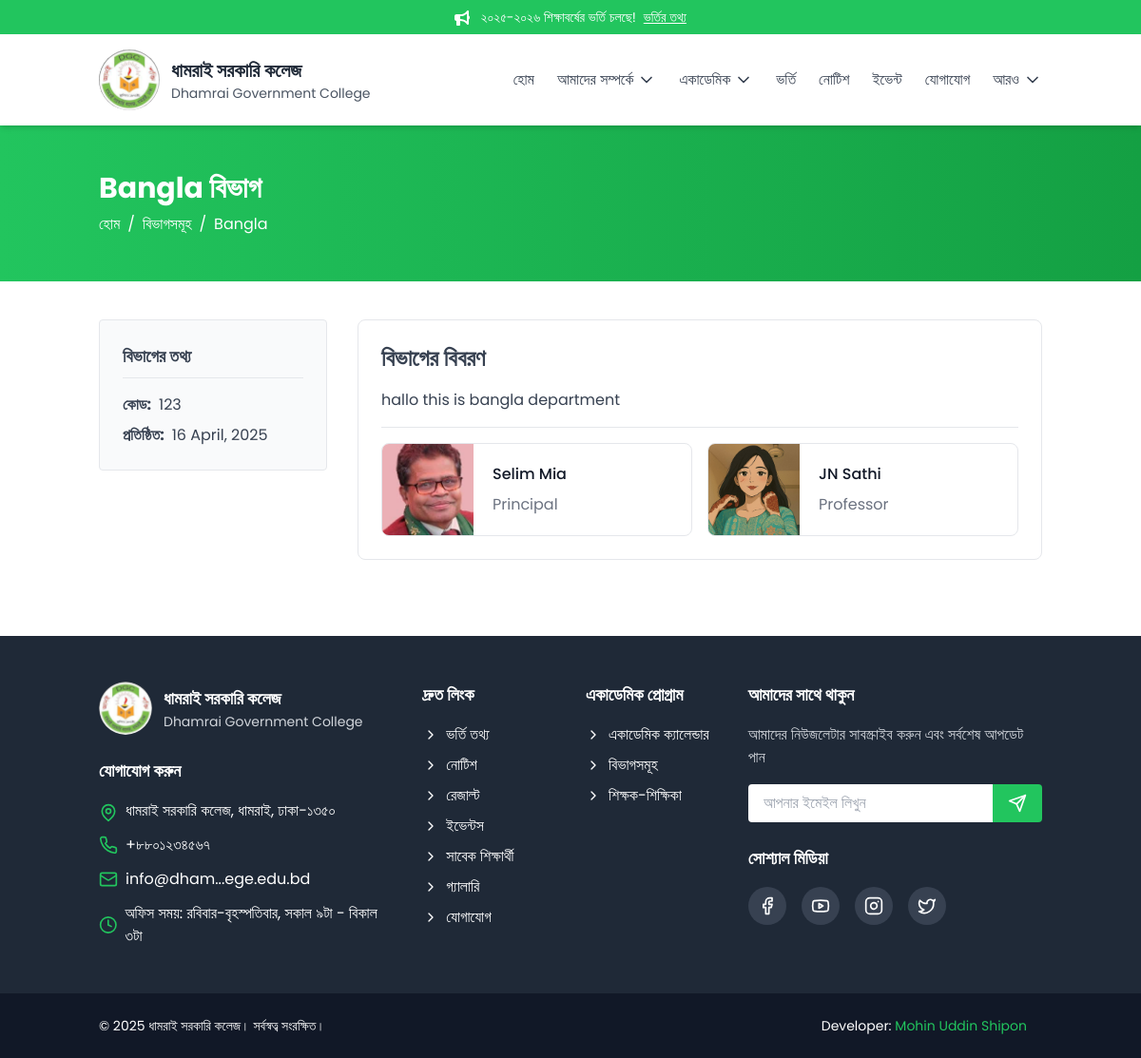
Screenshot of /department/bangla/ with the database file from the repository.
### core/models.py (models this page shows, shortened)
class Department(models.Model):
    name = models.CharField(max_length=100)
    code = models.CharField(max_length=10)
    description = models.TextField(null=True)
    department_head = models.ForeignKey('Faculty', on_delete=models.SET_NULL, null=True, blank=True, related_name='head_of_department')
    established = models.DateField()
    slug = models.SlugField(unique=True, blank=True)

class Faculty(models.Model):
    DESIGNATION_CHOICES = [
        ('Principal', 'Principal'),
        ('Vice Principal', 'Vice Principal'),
        ('Professor', 'Professor'),
        ('Associate Professor', 'Associate Professor'),
        ('Assistant Professor', 'Assistant Professor'),
        ('Lecturer', 'Lecturer'),
        ('Staff', 'Staff'),
    ]
    name = models.CharField(max_length=100)
    designation = models.CharField(max_length=50, choices=DESIGNATION_CHOICES)
    department = models.ForeignKey(Department, on_delete=models.SET_NULL, null=True, blank=True)
    education = models.TextField(null=True)
    bio = models.TextField(null=True)
    photo = models.ImageField(upload_to='faculty/', null=True, blank=True)
    email = models.EmailField(blank=True, null=True)
    phone = models.CharField(max_length=20, blank=True, null=True)
    join_date = models.DateField()
    is_featured = models.BooleanField(default=False)
    slug = models.SlugField(unique=True, blank=True)
    class Meta:
        verbose_name_plural = "Faculty Members"

### core/views.py (the view)
# urls.py: path('department/<slug:slug>/', views.DepartmentDetailView.as_view(), name='department_detail'),
class DepartmentDetailView(DetailView):
    model = Department
    template_name = 'department_detail.html'
    context_object_name = 'department'
    def get_context_data(self, **kwargs):
        context = super().get_context_data(**kwargs)
        department = self.get_object()
        context['faculty'] = Faculty.objects.filter(department=department)
        context['programs'] = Program.objects.filter(department=department)
        return context

### templates/department_detail.html (shortened to what this page needs)
{% extends "base.html" %}
{% load static %}
{% block content %}
<div class="bg-gradient-to-r from-primary to-primary-dark text-white py-12">
    <div class="container mx-auto px-4">
        <h1 class="text-3xl font-bold mb-2">{{ department.name }} বিভাগ</h1>
        <div class="flex items-center text">
            <a href="/" class="hover:text-primary-light transition-colors duration-200">হোম</a>
            <span class="mx-2">/</span>
            <a href="{% url 'core:departments' %}" class="hover:text-primary-light transition-colors duration-200">বিভাগসমূহ</a>
            <span class="mx-2">/</span>
            <span>{{ department.name }}</span>
        </div>
    </div>
</div>
<section class="py-10 bg-white">
    <div class="container mx-auto px-4">
        <div class="flex flex-col lg:flex-row gap-8">
            <div class="lg:w-1/4">
                <div class="bg-gray-50 border border-gray-200 rounded p-6 sticky top-24">
                    <h3 class="text-lg font-semibold mb-4 pb-2 border-b border-gray-200">বিভাগের তথ্য</h3>
                    <ul class="space-y-2">
                        <li class="flex items-center text-gray-700">
                            <strong class="mr-2">কোড:</strong> {{ department.code }}
                        </li>
                        <li class="flex items-center text-gray-700">
                            <strong class="mr-2">প্রতিষ্ঠিত:</strong> {{ department.established|date:"d F, Y" }}
                        </li>
                    </ul>
                </div>
            </div>
            <div class="lg:w-3/4 ">
                <div class="bg-white border border-gray-200 rounded-lg p-6 mb-10 divide-y spacing-y-4">
                    <div>
                        <h2 class="text-2xl font-semibold mb-4">বিভাগের বিবরণ</h2>
                        <p class="mb-4 text-gray-700">{{ department.description }}</p>
                    </div>
                    <div>
                        {% if faculty %}
                        <div class="m-4 lg:m-8 grid grid-cols-1 lg:grid-cols-2 gap-4">
                            {% for item in faculty %}
                                <div class="w-full">
                                    <a href="{% url 'core:faculty_detail' item.slug %}" class="h-full flex items-center cursor-pointer overflow-hidden border border-gray-200 rounded-lg hover:border-primary transition duration-300 ease-in-out">
                                    <img alt="team" class="h-24 w-24 bg-gray-100 object-cover object-center flex-shrink-0 mr-2" src="{{item.photo.url}}">
                                    <div class="flex-grow p-3">
                                        <h2 class="text-gray-900 title-font font-medium mb-2">{{item.name}}</h2>
                                        <p class="text-gray-500">{{item.designation}}</p>
                                    </div>
                                    </a>
                                </div>
                            {% endfor %}
                        </div>
                        {% else %}
                        <div class="text-center">
                            <h2 class="text-2xl font-semibold text-gray-800">কোন শিক্ষক/শিক্ষিকা পাওয়া যায়নি</h2>
                            <p class="mt-4 text-gray-600">দয়া করে আপনার অনুসন্ধানটি পরিবর্তন করুন বা আমাদের সাথে যোগাযোগ করুন।</p>
                        </div>
                        {% endif %}
                    </div>
                </div>
            </div>
        </div>
    </div>
</section>
{% endblock content %}

### rows the page displays
Department: name "Bangla", code "123", established "16 April, 2025", description "hallo this is bangla department"
Faculty: photo (picture), name "Selim Mia", designation "Principal"
Faculty: photo (picture), name "JN Sathi", designation "Professor"

### other values shown
{{ announcement_text }} "২০২৫-২০২৬ শিক্ষাবর্ষের ভর্তি চলছে!"
{{ link_text }} "ভর্তির তথ্য"
